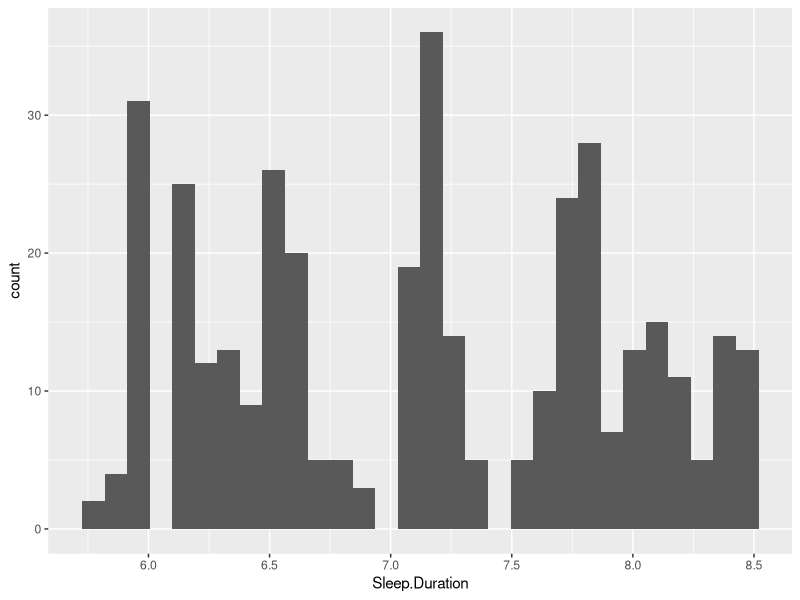
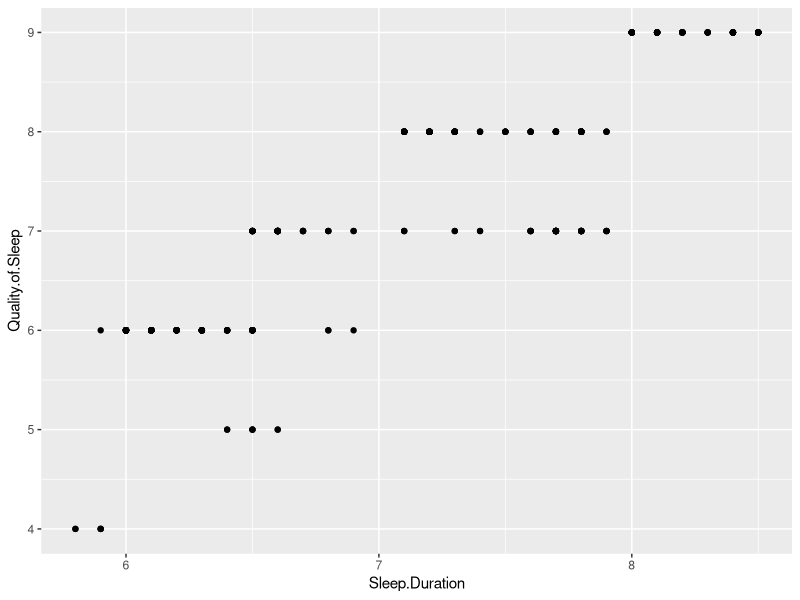

The R script that drew these images, in order:
## ---- chunk 1
knitr::opts_chunk$set(echo = TRUE)
## ---- chunk 2
#loading libraries
library(tidyverse)
library(dplyr)
library(readr)
library(caret)
library(RANN)
library(skimr)
library(ggplot2)
library(stringr)
## ---- chunk 3
#loading the data set
Sleep_dataset <- read.csv('Data/Sleep_health_and_lifestyle_dataset.csv')
# Display the first few rows of the dataset
head(Sleep_dataset)
# Summary of the dataset
summary(Sleep_dataset)
# Checking for missing values
sum(is.na(Sleep_dataset))
## ---- chunk 4
ggplot(Sleep_dataset, aes(x = `Sleep.Duration`)) + geom_histogram()
ggplot(Sleep_dataset, aes(x = `Sleep.Duration`, y = `Quality.of.Sleep`)) + geom_point()

## ---- chunk 5
#Summary Statistics for Key Variables
Sleep_dataset %>%
  summarise(across(c(Sleep.Duration, Quality.of.Sleep, Physical.Activity.Level, 
                     Stress.Level, Blood.Pressure.1, Blood.Pressure.2, 
                     Heart.Rate, Daily.Steps, BMI.Levels),
                   list(mean = ~mean(., na.rm = TRUE), 
                        sd = ~sd(., na.rm = TRUE),
                        median = ~median(., na.rm = TRUE))))
